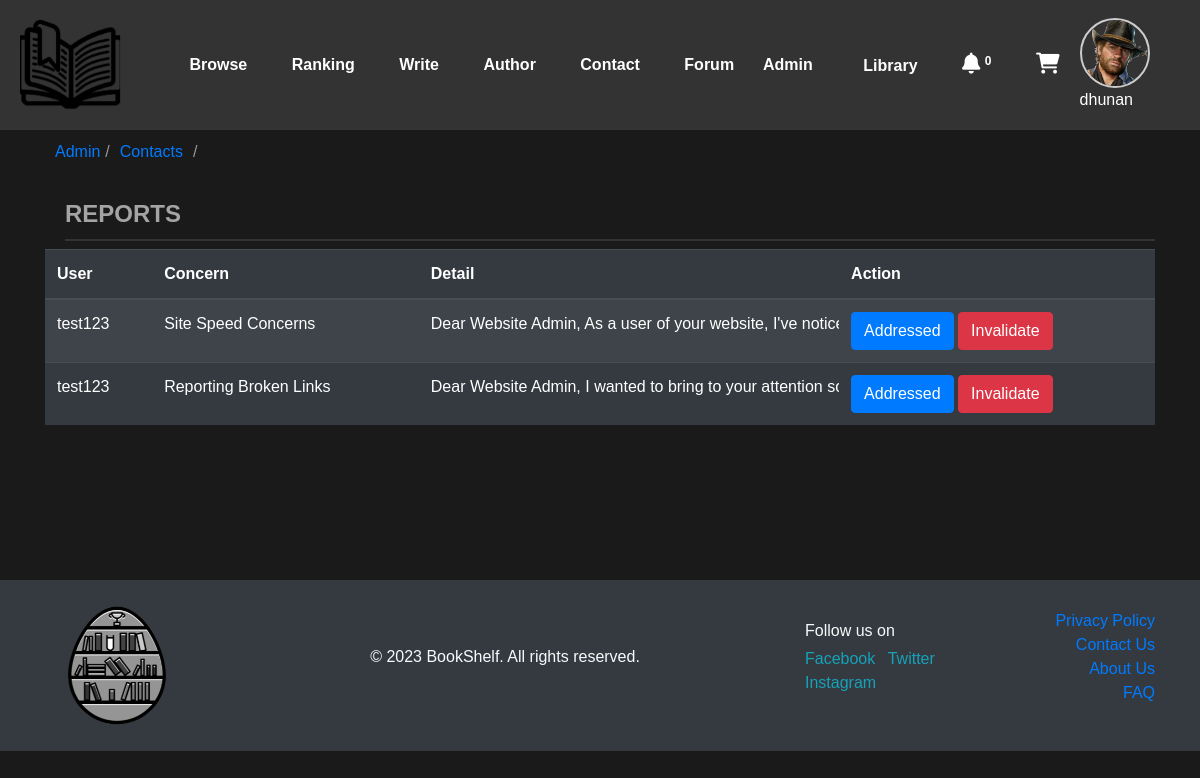
Before: /contacts/ (signed in) with the older database file.
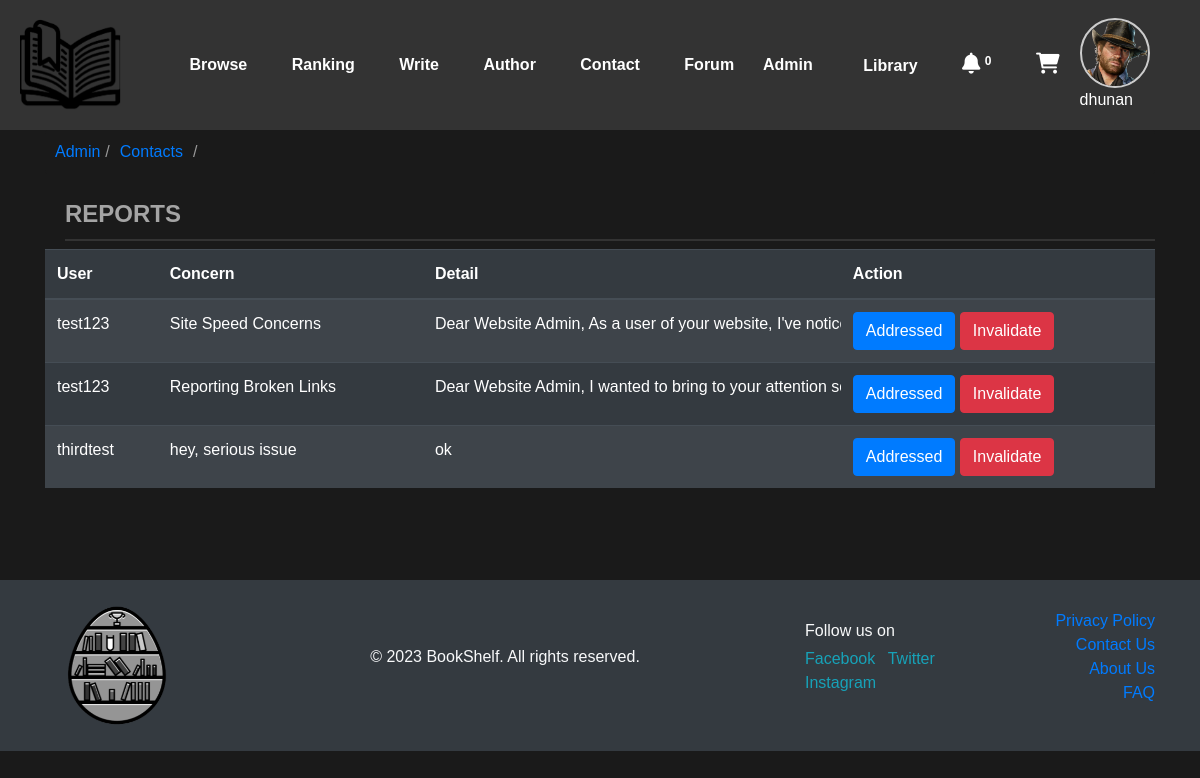
After: the same page with the newer database file.
### books/models.py (models this page shows, shortened)
class Contact(models.Model):
    reason = models.CharField(max_length=100)
    user = models.ForeignKey(User, on_delete=models.CASCADE)
    message = models.TextField()
    created_at = models.DateTimeField(auto_now_add=True)
    addressed = models.BooleanField(default=False)  # New field

### BookShelf/views.py (the view)
# urls.py: path('contacts/',views.contacts,name="contacts"),
@user_passes_test(user_is_superuser)
def contacts(request):
    contacts=Contact.objects.filter(addressed=False)
    return render(request,'contacts.html',{'contacts':contacts})

### BookShelf/views.py (called while the page is built)
def user_is_superuser(user):
    return user.is_superuser

### templates/contacts.html (shortened to what this page needs)
{% extends "books/book_list.html" %}
{% block content %}
<div class="container table-container" style="min-height:450px;">
    <div class="breadcrumb">
        <a href="/admin">Admin</a> /
        <a href="">Contacts</a>
      </div>
    <h1>Reports</h1>
    <table class="table table-dark table-striped">
        <thead>
            <tr>
                <th>User</th>
                <th>Concern</th>
                <th>Detail</th>
                <th>Action</th>
            </tr>
        </thead>
        <tbody>
            {% for contact in contacts %}
            <tr>
                <td>{{ contact.user.username }}</td>
                <td>{{ contact.reason }}</td>
                <td class="reason" onclick="toggleReasonExpansion(this)">{{ contact.message  }}</td>
                <td>
                    <button onclick="addressedContact({{ contact.id }})" class="btn btn-primary">Addressed</button>
                    <button onclick="deleteContact({{ contact.id }})" class="btn btn-danger">Invalidate</button>
                </td>
            </tr>
            {% endfor %}
        </tbody>
    </table>
</div>
{% endblock %}

Changed rows visible on the page:
added Contact: user.username "thirdtest", reason "hey, serious issue", message "ok"
